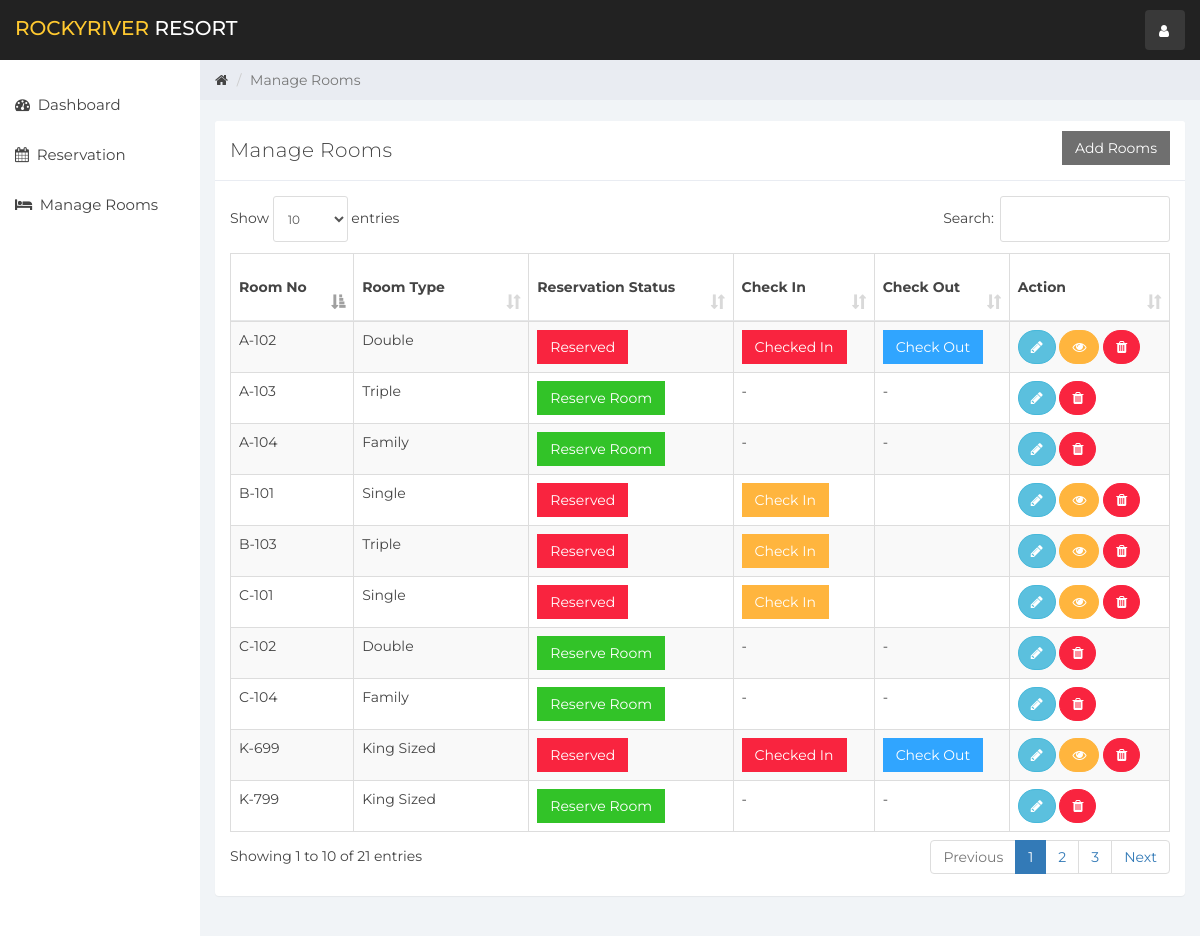
The app's page / (signed in) with its own data.
### tables this page shows
CREATE TABLE `room` (
  `room_id` int(10) NOT NULL,
  `room_type_id` int(10) NOT NULL,
  `room_no` varchar(10) NOT NULL,
  `status` tinyint(1) DEFAULT NULL,
  `check_in_status` tinyint(1) NOT NULL,
  `check_out_status` tinyint(1) NOT NULL,
  `deleteStatus` tinyint(1) DEFAULT '0'
);

CREATE TABLE `room_type` (
  `room_type_id` int(10) NOT NULL,
  `room_type` varchar(100) NOT NULL,
  `price` int(10) NOT NULL,
  `max_person` int(10) NOT NULL
);

### room_mang.php (the view, shortened to what this page needs)
<div class="col-sm-9 col-sm-offset-3 col-lg-10 col-lg-offset-2 main">
    <div class="row">
        <ol class="breadcrumb">
            <li><a href="#">
                    <em class="fa fa-home"></em>
                </a></li>
            <li class="active">Manage Rooms</li>
        </ol>
    </div>
    <br>
    <div class="row">
        <div class="col-lg-12">
        </div>
    </div>
    <div class="row">
        <div class="col-lg-12">
            <div class="panel panel-default">
                <div class="panel-heading">Manage Rooms
                    <button class="btn btn-secondary pull-right" style="border-radius:0%" data-toggle="modal" data-target="#addRoom">Add Rooms</button>
                </div>
                <div class="panel-body">
                    <table class="table table-striped table-bordered table-responsive" cellspacing="0" width="100%"
                           id="rooms">
                        <thead>
                        <tr>
                            <th>Room No</th>
                            <th>Room Type</th>
                            <th>Reservation Status</th>
                            <th>Check In</th>
                            <th>Check Out</th>
                            <th>Action</th>
                        </tr>
                        </thead>
                        <tbody>
                        <?php
                        $room_query = "SELECT * FROM room NATURAL JOIN room_type WHERE deleteStatus = 0";
                        $rooms_result = mysqli_query($connection, $room_query);
                        if (mysqli_num_rows($rooms_result) > 0) {
                            while ($rooms = mysqli_fetch_assoc($rooms_result)) { ?>
                                <tr>
                                    <td><?php echo $rooms['room_no'] ?></td>
                                    <td><?php echo $rooms['room_type'] ?></td>
                                    <td>
                                        <?php
                                        if ($rooms['status'] == 0) {
                                            echo '<a href="index.php?reservation&room_id=' . $rooms['room_id'] . '&room_type_id=' . $rooms['room_type_id'] . '" class="btn btn-success" style="border-radius:0%">Reserve Room</a>';
                                        } else {
                                            echo '<a href="#" class="btn btn-danger" style="border-radius:0%">Reserved</a>';
                                        }
                                        ?>
                                    <td>
                                        <?php
                                        if ($rooms['status'] == 1 && $rooms['check_in_status'] == 0) {
                                            echo '<button class="btn btn-warning" id="checkInRoom"  data-id="' . $rooms['room_id'] . '" data-toggle="modal" style="border-radius:0%" data-target="#checkIn">Check In</button>';
                                        } elseif ($rooms['status'] == 0) {
                                            echo '-';
                                        } else {
                                            echo '<a href="#" class="btn btn-danger" style="border-radius:0%">Checked In</a>';
                                        }
                                        ?>
                                    </td>
                                    <td>
                                        <?php
                                        if ($rooms['status'] == 1 && $rooms['check_in_status'] == 1) {
                                            echo '<button class="btn btn-primary" style="border-radius:0%" id="checkOutRoom" data-id="' . $rooms['room_id'] . '">Check Out</button>';
                                        } elseif ($rooms['status'] == 0) {
                                            echo '-';
                                        }
                                        ?>
                                    </td>
                                    <td>
                                        <button title="Edit Room Information" style="border-radius:60px;" data-toggle="modal"
                                                data-target="#editRoom" data-id="<?php echo $rooms['room_id']; ?>"
                                                id="roomEdit" class="btn btn-info"><i class="fa fa-pencil"></i></button>
                                        <?php
                                        if ($rooms['status'] == 1) {
                                            echo '<button title="Customer Information" data-toggle="modal" data-target="#cutomerDetailsModal" data-id="' . $rooms['room_id'] . '" id="cutomerDetails" class="btn btn-warning" style="border-radius:60px;"><i class="fa fa-eye"></i></button>';
                                        }
                                        ?>
                                        <a href="ajax.php?delete_room=<?php echo $rooms['room_id']; ?>"
                                           class="btn btn-danger" style="border-radius:60px;" onclick="return confirm('Are you Sure?')"><i
                                                    class="fa fa-trash" alt="delete"></i></a>
                                    </td>
                                </tr>
                            <?php }
                        } else {
                            echo "No Rooms";
                        }
                        ?>
                        </tbody>
                    </table>
                </div>
            </div>
        </div>
    </div>
    <div class="row">
        <div class="col-sm-12">
        </div>
    </div>
</div>

### css/styles.css (style rules this page uses)
body { background: #f1f4f7; padding-top: 60px; font-size: 14px; color: #444444; font-family: "Montserrat", "Helvetica Neue", Helvetica, Arial, sans-serif; }
a, a:hover, a:focus { color: #444444; }
.btn-primary, .btn-primary:hover, .btn-primary:focus, .btn-primary:active, .btn-primary.active, .open > .dropdown-toggle.btn-primary, .btn-primary.disabled, .btn-primary[disabled], fieldset[disabled] .btn-primary, .btn-primary.disabled:hover, .btn-primary[disabled]:hover, fieldset[disabled] .btn-primary:hover, .btn-primary.disabled:focus, .btn-primary[disabled]:focus, fieldset[disabled] .btn-primary:focus, .btn-primary.disabled:active, .btn-primary[disabled]:active, fieldset[disabled] .btn-primary:active, .btn-primary.disabled.active, .btn-primary[disabled].active, fieldset[disabled] .btn-primary.active { background-color: #30a5ff; border-color: #30a5ff; }
.btn-secondary, .btn-secondary:hover, .btn-secondary:focus, .btn-secondary:active, .btn-secondary.active, .open > .dropdown-toggle.btn-secondary, .btn-secondary.disabled, .btn-secondary[disabled], fieldset[disabled] .btn-secondary, .btn-secondary.disabled:hover, .btn-secondary[disabled]:hover, fieldset[disabled] .btn-secondary:hover, .btn-secondary.disabled:focus, .btn-secondary[disabled]:focus, fieldset[disabled] .btn-secondary:focus, .btn-secondary.disabled:active, .btn-secondary[disabled]:active, fieldset[disabled] .btn-secondary:active, .btn-secondary.disabled.active, .btn-secondary[disabled].active, fieldset[disabled] .btn-secondary.active { background-color: #6f6f6f; border-color: #6f6f6f; color: white; }
.btn-success, .btn-success:hover, .btn-success:focus, .btn-success:active, .btn-success.active, .open > .dropdown-toggle.btn-success, .btn-success.disabled, .btn-success[disabled], fieldset[disabled] .btn-success, .btn-success.disabled:hover, .btn-success[disabled]:hover, fieldset[disabled] .btn-success:hover, .btn-success.disabled:focus, .btn-success[disabled]:focus, fieldset[disabled] .btn-success:focus, .btn-success.disabled:active, .btn-success[disabled]:active, fieldset[disabled] .btn-success:active, .btn-success.disabled.active, .btn-success[disabled].active, fieldset[disabled] .btn-success.active { background-color: #32c328; border-color: #32c328; }
.btn-warning, .btn-warning:hover, .btn-warning:focus, .btn-warning:active, .btn-warning.active, .open > .dropdown-toggle.btn-warning, .btn-warning.disabled, .btn-warning[disabled], fieldset[disabled] .btn-warning, .btn-warning.disabled:hover, .btn-warning[disabled]:hover, fieldset[disabled] .btn-warning:hover, .btn-warning.disabled:focus, .btn-warning[disabled]:focus, fieldset[disabled] .btn-warning:focus, .btn-warning.disabled:active, .btn-warning[disabled]:active, fieldset[disabled] .btn-warning:active, .btn-warning.disabled.active, .btn-warning[disabled].active, fieldset[disabled] .btn-warning.active { background-color: #ffb53e; border-color: #ffb53e; }
.btn-danger, .btn-danger:hover, .btn-danger:focus, .btn-danger:active, .btn-danger.active, .open > .dropdown-toggle.btn-danger, .btn-danger.disabled, .btn-danger[disabled], fieldset[disabled] .btn-danger, .btn-danger.disabled:hover, .btn-danger[disabled]:hover, fieldset[disabled] .btn-danger:hover, .btn-danger.disabled:focus, .btn-danger[disabled]:focus, fieldset[disabled] .btn-danger:focus, .btn-danger.disabled:active, .btn-danger[disabled]:active, fieldset[disabled] .btn-danger:active, .btn-danger.disabled.active, .btn-danger[disabled].active, fieldset[disabled] .btn-danger.active { background-color: #f9243f; border-color: #f9243f; }
.panel { border: 0; }
.panel-heading { font-size: 20px; font-weight: 300; letter-spacing: 0.025em; height: 60px; line-height: 38px; }
.panel-default .panel-heading { background: #fff; border-bottom: 1px solid #e9ecf2; color: #444444; }
.breadcrumb { border-radius: 0; padding: 10px 15px 10px 15px; background: #e9ecf2; margin: 0; }
.table { background: #fff; }
.table > thead > tr > th { border-bottom: 1px solid #e6e7e8; vertical-align: middle; height: 50px; }

### records on screen
room: room_no "A-102", room_type.room_type "Double", status "Reserved"
room: room_no "A-103", room_type.room_type "Triple"
room: room_no "A-104", room_type.room_type "Family"
room: room_no "B-101", room_type.room_type "Single", status "Reserved"
room: room_no "B-103", room_type.room_type "Triple", status "Reserved"
room: room_no "C-101", room_type.room_type "Single", status "Reserved"
room: room_no "C-102", room_type.room_type "Double"
room: room_no "C-104", room_type.room_type "Family"
room: room_no "K-699", room_type.room_type "King Sized", status "Reserved"
room: room_no "K-799", room_type.room_type "King Sized"
